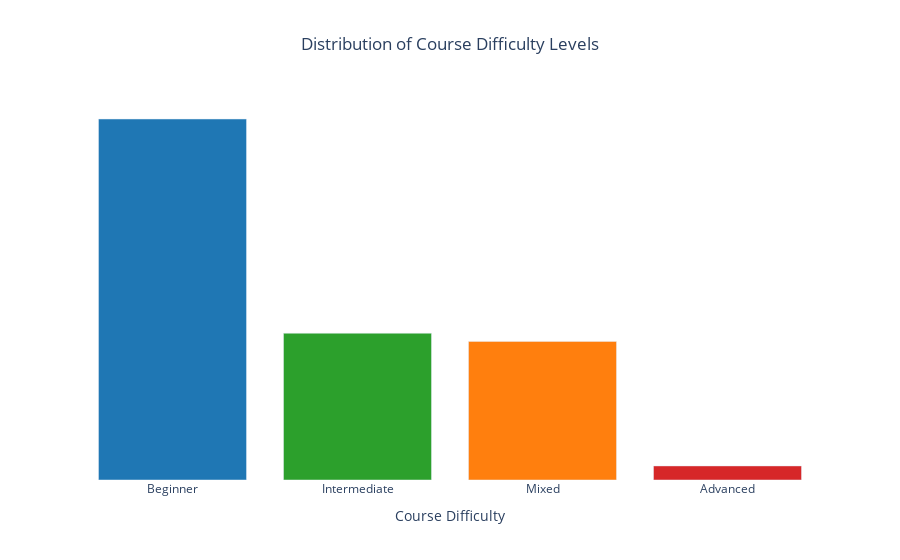

Here is the notebook cell this chart was saved with:
### Markdown cell above
#### Distribution of Courses in Difficulty Levels

### Code cell
difficulty_counts = df["course_difficulty"].value_counts().reset_index()
difficulty_counts.columns = ["course_difficulty", "count"]

fig = px.bar(
    difficulty_counts,
    x="course_difficulty",
    y="count",
    color="course_difficulty",
    color_discrete_map=color_mapping,
    hover_data={},
    category_orders={
        "course_difficulty": ["Beginner", "Intermediate", "Mixed", "Advanced"]
    },
    labels={"course_difficulty": "Course Difficulty", "count": "Number of Courses"},
    title="Distribution of Course Difficulty Levels",
)

fig.update_layout(
    title_x=0.5,
    plot_bgcolor="white",
    showlegend=False,
    yaxis=dict(showgrid=False, visible=False),
)
fig.update_traces(hovertemplate="Number of Courses: %{y}<extra></extra>")
fig.show()

### Figure 1 — Plotly figure (JSON) as saved in the notebook; plotly's stock layout.template omitted (floating-point values rounded to 4 significant figures)
{"data": [{"alignmentgroup": "True", "hovertemplate": "Number of Courses: %{y}<extra></extra>", "legendgroup": "Beginner", "marker": {"color": "#1f77b4", "pattern": {"shape": ""}}, "name": "Beginner", "offsetgroup": "Beginner", "orientation": "v", "showlegend": true, "textposition": "auto", "type": "bar", "x": ["Beginner"], "xaxis": "x", "y": [487], "yaxis": "y"}, {"alignmentgroup": "True", "hovertemplate": "Number of Courses: %{y}<extra></extra>", "legendgroup": "Intermediate", "marker": {"color": "#2ca02c", "pattern": {"shape": ""}}, "name": "Intermediate", "offsetgroup": "Intermediate", "orientation": "v", "showlegend": true, "textposition": "auto", "type": "bar", "x": ["Intermediate"], "xaxis": "x", "y": [198], "yaxis": "y"}, {"alignmentgroup": "True", "hovertemplate": "Number of Courses: %{y}<extra></extra>", "legendgroup": "Mixed", "marker": {"color": "#ff7f0e", "pattern": {"shape": ""}}, "name": "Mixed", "offsetgroup": "Mixed", "orientation": "v", "showlegend": true, "textposition": "auto", "type": "bar", "x": ["Mixed"], "xaxis": "x", "y": [187], "yaxis": "y"}, {"alignmentgroup": "True", "hovertemplate": "Number of Courses: %{y}<extra></extra>", "legendgroup": "Advanced", "marker": {"color": "#d62728", "pattern": {"shape": ""}}, "name": "Advanced", "offsetgroup": "Advanced", "orientation": "v", "showlegend": true, "textposition": "auto", "type": "bar", "x": ["Advanced"], "xaxis": "x", "y": [19], "yaxis": "y"}], "layout": {"barmode": "relative", "legend": {"title": {"text": "Course Difficulty"}, "tracegroupgap": 0}, "plot_bgcolor": "white", "showlegend": false, "title": {"text": "Distribution of Course Difficulty Levels", "x": 0.5}, "xaxis": {"anchor": "y", "categoryarray": ["Beginner", "Intermediate", "Mixed", "Advanced"], "categoryorder": "array", "domain": [0, 1], "title": {"text": "Course Difficulty"}}, "yaxis": {"anchor": "x", "domain": [0, 1], "showgrid": false, "title": {"text": "Number of Courses"}, "visible": false}}}
